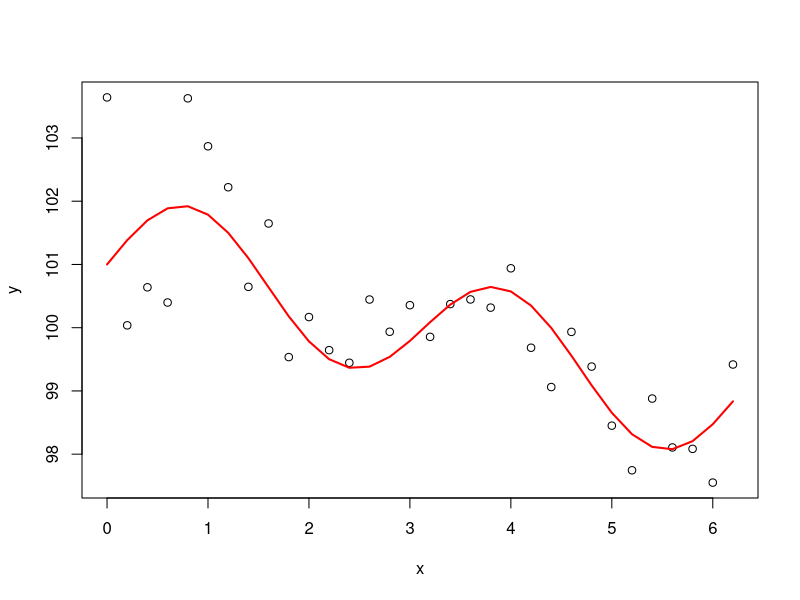

Write the R code that produced this figure. (Note: this script raises an error after producing the figure.)
set.seed(195021)
x<-seq(from=0, to=2*pi,by=0.2)
f0<-function(x){ 100+sin(2*x)+cos(x/2) }
R2<-2/3
y<-f0(x)+rnorm(n=length(x),sd=sqrt(var(f0(x))*(1-R2)/R2))
plot(y~x)
lines(x=x,y=f0(x),col='red',lwd=2)

DF=round(seq(from=2,to=20,length=10))

cat("====", DF[1], "====", '\n')
z=cut(x,breaks=seq(from=min(x),to=max(x+.01),length=DF[1]),right=F)
fmStep <- lm(y~z)
cat('Model R-squared:', summary(fmStep)$r.squared, '\n')
cat('Model i=adjusted R-squared:', summary(fmStep)$adj.r.squared, '\n')
cat('AIC:', AIC(fmStep), 'BIC:', BIC(fmStep), '\n')

for(i in 2:length(DF)){
  cat("====", DF[i], "====", '\n')
  z=cut(x,breaks=seq(from=min(x),to=max(x+.01),length=DF[i]),right=F)
  fmStep <- lm(y~z)
  cat('Model R-squared:', summary(fmStep)$r.squared, '\n')
  cat('Model i=adjusted R-squared:', summary(fmStep)$adj.r.squared, '\n')
  cat('AIC:', AIC(fmStep), 'BIC:', BIC(fmStep), '\n')
}